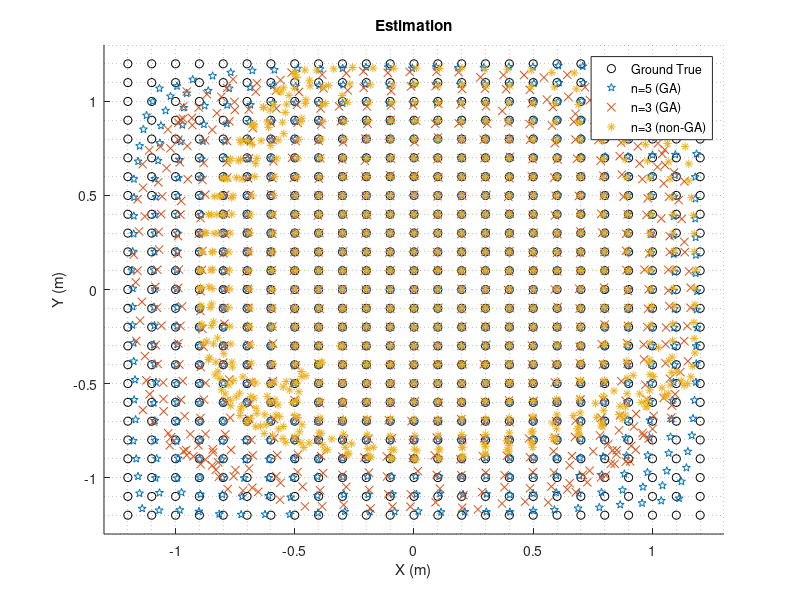

This figure's MATLAB source:
close all, clear, clc

colorsMATLAB = [0.0000 0.4470 0.7410 ;... 
                0.8500 0.3250 0.0980 ;...
                0.9290 0.6940 0.1250 ;...
                0.4940 0.1840 0.5560 ;...
                0.4660 0.6740 0.1880 ;...
                0.3010 0.7450 0.9330 ;...
                0.6350 0.0780 0.1840];

scenario01 = load('scenario01.mat'); % scenario1 : n=3 (without optimization)
scenario02 = load('scenario02.mat'); % scenario2 : n=3 (with optimization)
scenario03 = load('scenario03.mat'); % scenario3 : n=5 (best number of orientation + optimization)

figure(1)
hold on
scatter(scenario01.pos.x_real(:), scenario01.pos.y_real(:), 'o', 'MarkerEdgeColor', 'k','DisplayName','Ground True'); 

scatter(scenario03.pos.x_est(:) , scenario03.pos.y_est(:), 'p', 'MarkerEdgeColor', colorsMATLAB(1,:), 'DisplayName','n=5 (GA)' ); 
scatter(scenario02.pos.x_est(:) , scenario02.pos.y_est(:), 'x', 'MarkerEdgeColor', colorsMATLAB(2,:), 'DisplayName','n=3 (GA)' ); 

scatter(scenario01.pos.x_est(:) , scenario01.pos.y_est(:), '*', 'MarkerEdgeColor', colorsMATLAB(3,:), 'DisplayName','n=3 (non-GA)' ); 

legend('Location','best')
axis([-1.3 1.3 -1.3 1.3]);
xlabel('X (m)'); ylabel('Y (m)');
grid minor
title('Estimation');


% Grafica: estimacion de posicion
% n=3 (sin GA, n al centro, n2 y n3 en X y Y , como la configuracion inicial del experimental setup)
% n=3 (obtenido por GA)
% n = n_optimo (n=5, con valores optimos)

% Gráfica: Subplot: 1ra fila orientaciones optimas con ruido bajo, 2da fila orientaciones optimas con ruido alto
% Objetivo : comparar las orientaciones óptimas
